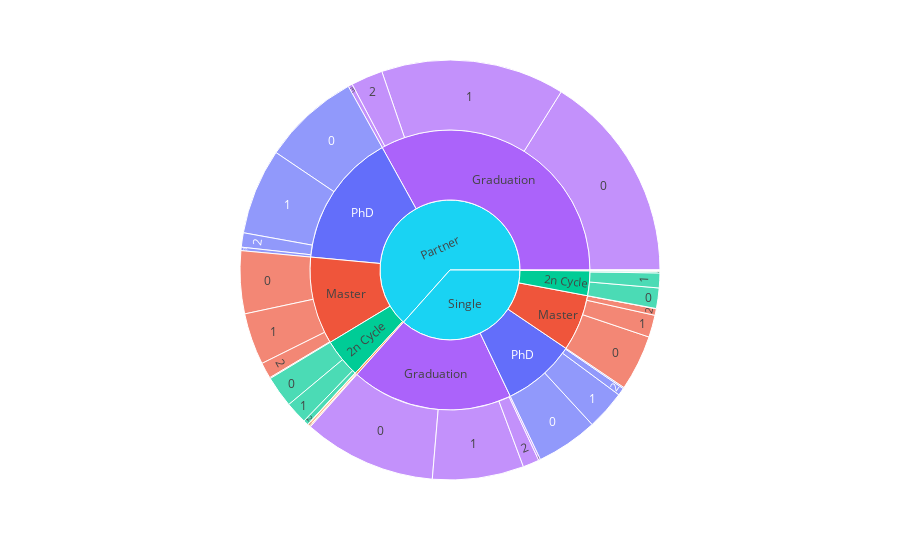

Notebook source saved alongside this figure:
### Markdown cell above
**INSIGHT**
- Sekitar 50% pelanggan hanya memiliki satu anak
- 28% pelanggan tidak memiliki anak di rumah sementara 19% di antaranya memiliki 2 anak

### Code cell
fig = px.sunburst(customer, path=['Marital_Status','Education', 'Children'], values='TotalSpendings', color='Education')
fig.show()

### Figure 1 — Plotly figure (JSON) as saved in the notebook; plotly's stock layout.template omitted (floating-point values rounded to 4 significant figures)
{"data": [{"branchvalues": "total", "customdata": [["PhD"], ["Master"], ["PhD"], ["2n Cycle"], ["PhD"], ["Graduation"], ["Basic"], ["2n Cycle"], ["PhD"], ["PhD"], ["2n Cycle"], ["Master"], ["Master"], ["Graduation"], ["2n Cycle"], ["Master"], ["2n Cycle"], ["Graduation"], ["Master"], ["2n Cycle"], ["Basic"], ["Basic"], ["Master"], ["2n Cycle"], ["(?)"], ["Basic"], ["Graduation"], ["Basic"], ["Graduation"], ["Graduation"], ["Basic"], ["(?)"], ["Master"], ["Master"], ["2n Cycle"], ["PhD"], ["Graduation"], ["Master"], ["PhD"], ["Graduation"], ["2n Cycle"], ["Basic"], ["PhD"], ["Graduation"], ["2n Cycle"], ["Graduation"], ["PhD"], ["PhD"], ["Master"]], "domain": {"x": [0, 1], "y": [0, 1]}, "hovertemplate": "labels=%{label}<br>TotalSpendings=%{value}<br>parent=%{parent}<br>id=%{id}<br>Education=%{customdata[0]}<extra></extra>", "ids": ["Partner/PhD/3", "Partner/Master", "Partner/PhD/1", "Partner/2n Cycle/1", "Single/PhD", "Single/Graduation", "Single/Basic", "Single/2n Cycle", "Single/PhD/3", "Single/PhD/1", "Single/2n Cycle/3", "Single/Master/2", "Partner/Master/2", "Partner/Graduation/2", "Partner/2n Cycle/2", "Single/Master", "Partner/2n Cycle/0", "Single/Graduation/2", "Partner/Master/1", "Single/2n Cycle/0", "Partner/Basic/0", "Single/Basic/0", "Partner/Master/0", "Single/2n Cycle/1", "Single", "Single/Basic/1", "Single/Graduation/1", "Partner/Basic/1", "Partner/Graduation", "Single/Graduation/0", "Partner/Basic", "Partner", "Single/Master/1", "Partner/Master/3", "Partner/2n Cycle/3", "Single/PhD/2", "Single/Graduation/3", "Single/Master/3", "Partner/PhD/0", "Partner/Graduation/3", "Partner/2n Cycle", "Single/Basic/2", "Single/PhD/0", "Partner/Graduation/0", "Single/2n Cycle/2", "Partner/Graduation/1", "Partner/PhD", "Partner/PhD/2", "Single/Master/0"], "labels": ["3", "Master", "1", "1", "PhD", "Graduation", "Basic", "2n Cycle", "3", "1", "3", "2", "2", "2", "2", "Master", "0", "2", "1", "0", "0", "0", "0", "1", "Single", "1", "1", "1", "Graduation", "0", "Basic", "Partner", "1", "3", "3", "2", "3", "3", "0", "3", "2n Cycle", "2", "0", "0", "2", "1", "PhD", "2", "0"], "marker": {"colors": ["#636efa", "#EF553B", "#636efa", "#00cc96", "#636efa", "#ab63fa", "#FFA15A", "#00cc96", "#636efa", "#636efa", "#00cc96", "#EF553B", "#EF553B", "#ab63fa", "#00cc96", "#EF553B", "#00cc96", "#ab63fa", "#EF553B", "#00cc96", "#FFA15A", "#FFA15A", "#EF553B", "#00cc96", "#19d3f3", "#FFA15A", "#ab63fa", "#FFA15A", "#ab63fa", "#ab63fa", "#FFA15A", "#19d3f3", "#EF553B", "#EF553B", "#00cc96", "#636efa", "#ab63fa", "#EF553B", "#636efa", "#ab63fa", "#00cc96", "#FFA15A", "#636efa", "#ab63fa", "#00cc96", "#ab63fa", "#636efa", "#636efa", "#EF553B"]}, "name": "", "parents": ["Partner/PhD", "Partner", "Partner/PhD", "Partner/2n Cycle", "Single", "Single", "Single", "Single", "Single/PhD", "Single/PhD", "Single/2n Cycle", "Single/Master", "Partner/Master", "Partner/Graduation", "Partner/2n Cycle", "Single", "Partner/2n Cycle", "Single/Graduation", "Partner/Master", "Single/2n Cycle", "Partner/Basic", "Single/Basic", "Partner/Master", "Single/2n Cycle", "", "Single/Basic", "Single/Graduation", "Partner/Basic", "Partner", "Single/Graduation", "Partner", "", "Single/Master", "Partner/Master", "Partner/2n Cycle", "Single/PhD", "Single/Graduation", "Single/Master", "Partner/PhD", "Partner/Graduation", "Partner", "Single/Basic", "Single/PhD", "Partner/Graduation", "Single/2n Cycle", "Partner/Graduation", "Partner", "Partner/PhD", "Single/Master"], "type": "sunburst", "values": [3525, 135361, 88420, 22720, 113120, 249795, 1170, 38202, 1314, 40588, 17, 6799, 16520, 32853, 5120, 87145, 32435, 16828, 53288, 21088, 2123, 192, 64619, 15291, 489432, 852, 94059, 1124, 442209, 136920, 3247, 848610, 22838, 934, 422, 7724, 1988, 186, 100392, 4389, 60697, 126, 63494, 215723, 1806, 189244, 207096, 14759, 57322]}], "layout": {"legend": {"tracegroupgap": 0}, "margin": {"t": 60}}}
